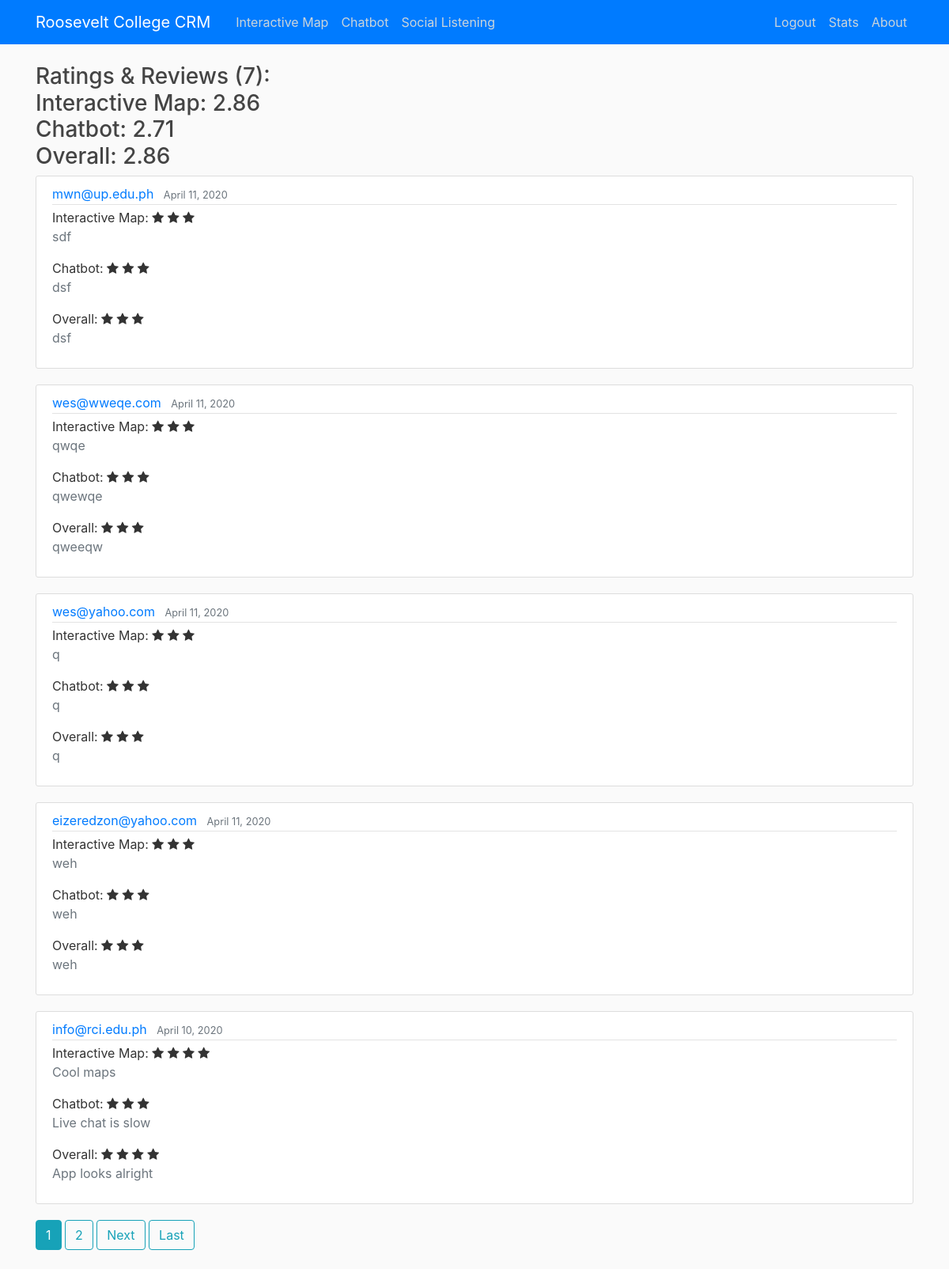
/ssr/ (signed in), run on the app's committed database.
### ssr/models.py (models this page shows, shortened)
class SSR(models.Model):
	Rating_choices = (
	    (1, 'Bad'),
	    (2, 'Poor'),
	    (3, 'Average'),
	    (4, 'Good'),
	    (5, 'Excellent')
	)
	email = models.EmailField()
	interactive_map_comment = models.TextField(default='')
	interactive_map_rating = models.IntegerField(choices=Rating_choices, default=3)
	chatbot_comment = models.TextField(default='')
	chatbot_rating = models.IntegerField(choices=Rating_choices, default=3)
	overall_comment = models.TextField(default='')
	overall_rating = models.IntegerField(choices=Rating_choices, default=3)
	date_posted = models.DateTimeField(default=timezone.now)

### ssr/views.py (the view)
# urls.py: path('ssr/', login_required(ssr_views.SSRListView.as_view()), name='ssr-index'), #Admin only
class SSRListView(ListView):
	model = SSR
	template_name = 'ssr/index.html'
	context_object_name = 'ssrs'
	paginate_by = 5
	def get_queryset(self):
		return SSR.objects.order_by('-date_posted')
	def get_context_data(self, **kwargs):
	    context = super().get_context_data(**kwargs)
	    context['title'] = 'Stats'
	    context['average_imap'] = round(list(SSR.objects.aggregate(Avg('interactive_map_rating')).values())[0], 2)
	    context['average_chatbot'] = round(list(SSR.objects.aggregate(Avg('chatbot_rating')).values())[0], 2)
	    context['average_overall'] = round(list(SSR.objects.aggregate(Avg('overall_rating')).values())[0], 2)
	    context['count'] = SSR.objects.count()
	    return context

### ssr/templates/ssr/index.html (shortened to what this page needs)
{% extends "main/base.html" %}
{% block content %}
<link rel="stylesheet" href="https://cdnjs.cloudflare.com/ajax/libs/font-awesome/4.7.0/css/font-awesome.min.css">
<div class="container">
	<h3>Ratings & Reviews ({{ count }}): <br>
	Interactive Map: {{ average_imap }} <br>
	Chatbot: {{ average_chatbot }} <br>
	Overall: {{ average_overall }} <br></h3>
	{% for ssr in ssrs %}
		<article class="media content-section">
		  <div class="media-body">
		    <div class="article-metadata">
		      <a class="mr-2" href="#">{{ ssr.email }}</a>
		      <small class="text-muted">{{ ssr.date_posted|date:"F d, Y" }}</small>
		    </div>
		    Interactive Map:
		    {% with ''|center:ssr.interactive_map_rating as range %}
			{% for x in range %}
			   <span class="fa fa-star checked"></span>
			{% endfor %}
			{% endwith %}<br>
			<p class="text-muted">
		    {{ ssr.interactive_map_comment }}</p>
	    	Chatbot:
	    	{% with ''|center:ssr.chatbot_rating as range %}
			{% for x in range %}
			   <span class="fa fa-star checked"></span>
			{% endfor %}
			{% endwith %}<br>
			<p class="text-muted">
	    	{{ ssr.chatbot_comment }}</p>
		   	Overall:
		    {% with ''|center:ssr.overall_rating as range %}
			{% for x in range %}
			   <span class="fa fa-star checked"></span>
			{% endfor %}
			{% endwith %}<br>
			<p class="text-muted">
		   	{{ ssr.overall_comment }}</p>
		  </div>
		</article>
	{% endfor %}
	{% if is_paginated %}
		{% for num in page_obj.paginator.page_range %}
			{% if page_obj.number == num %}
				<a class="btn btn-info mb-4" href="?page={{ num }}">{{ num }}</a>
			{% elif  num > page_obj.number|add:'-3' and num < page_obj.number|add:'3'%}
				<a class="btn btn-outline-info mb-4" href="?page={{ num }}">{{ num }}</a>
			{% endif %}
		{% endfor %}
		{% if page_obj.has_next %}
			<a class="btn btn-outline-info mb-4" href="?page={{ page_obj.next_page_number }}">Next</a>
			<a class="btn btn-outline-info mb-4" href="?page={{ page_obj.paginator.num_pages }}">Last</a>
		{% endif %}
	{% endif %}
</div>
{% endblock content %}

### main/static/main/main.css (style rules this page uses)
body { background: #fafafa; color: #333333; margin-top: 5rem; }
h1, h2, h3, h4, h5, h6 { color: #444444; }
.content-section { background: #ffffff; padding: 10px 20px; border: 1px solid #dddddd; border-radius: 3px; margin-bottom: 20px; }
.article-metadata { padding-bottom: 1px; margin-bottom: 4px; border-bottom: 1px solid #e3e3e3 }

### data on the page
SSR: email "mwn@up.edu.ph", date_posted "April 11, 2020", interactive_map_rating 3 (drawn), interactive_map_comment "sdf", chatbot_rating 3 (drawn), chatbot_comment "dsf", overall_rating 3 (drawn), overall_comment "dsf"
SSR: email "wes@wweqe.com", date_posted "April 11, 2020", interactive_map_rating 3 (drawn), interactive_map_comment "qwqe", chatbot_rating 3 (drawn), chatbot_comment "qwewqe", overall_rating 3 (drawn), overall_comment "qweeqw"
SSR: email "wes@yahoo.com", date_posted "April 11, 2020", interactive_map_rating 3 (drawn), interactive_map_comment "q", chatbot_rating 3 (drawn), chatbot_comment "q", overall_rating 3 (drawn), overall_comment "q"
SSR: email "eizeredzon@yahoo.com", date_posted "April 11, 2020", interactive_map_rating 3 (drawn), interactive_map_comment "weh", chatbot_rating 3 (drawn), chatbot_comment "weh", overall_rating 3 (drawn), overall_comment "weh"
SSR: email "info@rci.edu.ph", date_posted "April 10, 2020", interactive_map_rating 4 (drawn), interactive_map_comment "Cool maps", chatbot_rating 3 (drawn), chatbot_comment "Live chat is slow", overall_rating 4 (drawn), overall_comment "App looks alright"

### other printed values
{{ count }} "7"
{{ average_imap }} "2.86"
{{ average_chatbot }} "2.71"
{{ average_overall }} "2.86"
{{ num }} "1"
{{ num }} "2"
